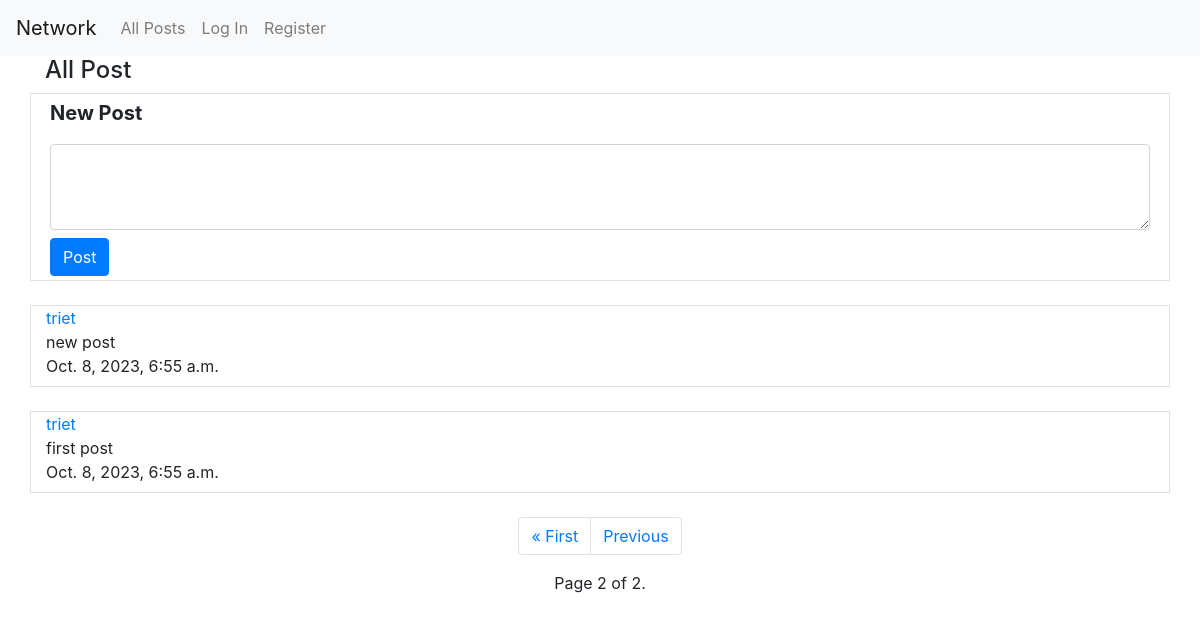
Screenshot of /?page=2 with the database file from the repository.
### network/models.py (models this page shows, shortened)
class Post(models.Model):
    username = models.ForeignKey(User, on_delete=models.CASCADE, related_name="username_post")
    content = models.CharField(max_length=500)
    date = models.DateTimeField(auto_now_add=True)
    like = models.IntegerField(default=0)

class User(AbstractUser):
    pass

### network/views.py (the view)
# urls.py: path("", views.index, name="index"),
def index(request):
    posts = Post.objects.all().order_by("-date")
    paginator = Paginator(posts, 10)
    page_number = request.GET.get("page")
    page_obj = paginator.get_page(page_number)
    if request.user.is_authenticated:
        liked_posts = Like.objects.filter(username=request.user).values_list("post", flat=True)
    else:
        liked_posts = []
    return render(request, "network/index.html", {
        "posts": posts,
        "page_obj": page_obj,
        "liked_posts": liked_posts,
    })

### network/templates/network/index.html (shortened to what this page needs)
{% extends "network/layout.html" %}
{% load static %}
{% block body %}
    <div class="container">
        {% if following %}
            <h4>Following</h4>
        {% else %}
            <h4>All Post</h4>
        {% endif %}
    </div>
    <div class="container border">
        <form action="{% url 'new_post' %}" method="post">
            <div class="row p-1">
                <div class="col">
                    <label class="font-weight-bold lead" for="post">New Post</label>
                </div>
            </div>
            <div class="row p-1">
                <div class="col">
                    <textarea class="form-control" name="post" rows="3"></textarea>
                </div>
            </div>
            <div class="row p-1">
                <div class="col">
                    <button class="btn btn-primary" type="submit">Post</button>
                </div>
            </div>
        </form>
    </div><br>
    {% for post in page_obj %}
        <div class="container border">
                <div class="row">
                    <div class="col">
                        <a href="{% url 'profile' post.username.id %}">{{ post.username }}</a>
                    </div>
                </div>
                <div class="row">
                    <div class="col" id="content_{{ post.id }}">
                        {{ post.content }}
                    </div>
                </div>
                <div class="row">
                    <div class="col">
                        {{ post.date }}
                    </div>
                </div>
                <div class="row justify-content-between">
                </div>
        </div><br>
    {% endfor %}
    <div class="static-bottom">
        <ul class="pagination justify-content-center">
            {% if page_obj.has_previous %}
                <li class="page-item"><a class="page-link" href="?page=1">&laquo; First</a></li>
                <li class="page-item"><a class="page-link" href="?page={{ page_obj.previous_page_number }}">Previous</a></li>
            {% endif %}
        </ul>
        <div class="text-center">
            Page {{ page_obj.number }} of {{ page_obj.paginator.num_pages }}.
        </div>
    </div>
{% endblock %}

### rows the page displays
Post: username "triet", content "new post", date "Oct. 8, 2023, 6:55 a.m."
Post: username "triet", content "first post", date "Oct. 8, 2023, 6:55 a.m."

### other values shown
{{ page_obj.number }} "2"
{{ page_obj.paginator.num_pages }} "2"
